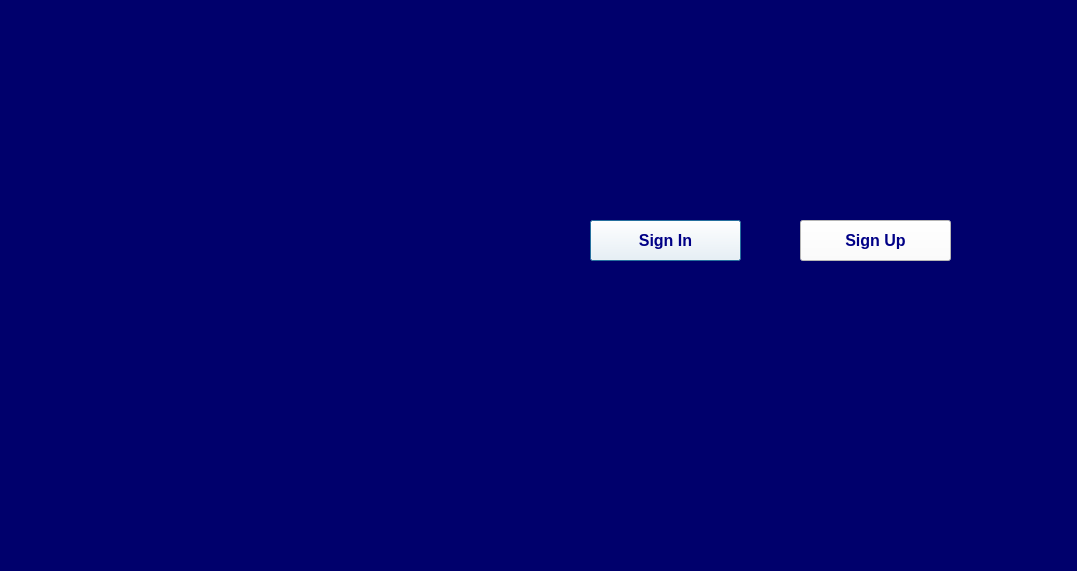
<?xml version="1.0" encoding="UTF-8"?>
<ui version="4.0">
 <class>Dialog</class>
 <widget class="QDialog" name="Dialog">
  <property name="geometry">
   <rect>
    <x>0</x>
    <y>0</y>
    <width>1077</width>
    <height>571</height>
   </rect>
  </property>
  <property name="windowTitle">
   <string>Dialog</string>
  </property>
  <property name="styleSheet">
   <string notr="true">background-color: rgb(0, 0, 108);</string>
  </property>
  <widget class="QLabel" name="label">
   <property name="geometry">
    <rect>
     <x>66</x>
     <y>62</y>
     <width>421</width>
     <height>351</height>
    </rect>
   </property>
   <property name="styleSheet">
    <string notr="true">image: url(:/newPrefix/logolinkedin.jpg);</string>
   </property>
   <property name="text">
    <string/>
   </property>
  </widget>
  <widget class="QPushButton" name="signinbutton">
   <property name="geometry">
    <rect>
     <x>590</x>
     <y>220</y>
     <width>151</width>
     <height>41</height>
    </rect>
   </property>
   <property name="font">
    <font>
     <pointsize>12</pointsize>
     <weight>75</weight>
     <bold>true</bold>
    </font>
   </property>
   <property name="styleSheet">
    <string notr="true">background-color: rgb(255, 255, 255);
color: rgb(0, 0, 134);</string>
   </property>
   <property name="text">
    <string>Sign In</string>
   </property>
  </widget>
  <widget class="QPushButton" name="signupbutton">
   <property name="geometry">
    <rect>
     <x>800</x>
     <y>220</y>
     <width>151</width>
     <height>41</height>
    </rect>
   </property>
   <property name="font">
    <font>
     <pointsize>12</pointsize>
     <weight>75</weight>
     <bold>true</bold>
    </font>
   </property>
   <property name="styleSheet">
    <string notr="true">background-color: rgb(255, 255, 255);
color: rgb(0, 0, 134);</string>
   </property>
   <property name="text">
    <string>Sign Up</string>
   </property>
  </widget>
 </widget>
 <resources>
  <include location="logolinkedin.qrc"/>
 </resources>
 <connections/>
</ui>
